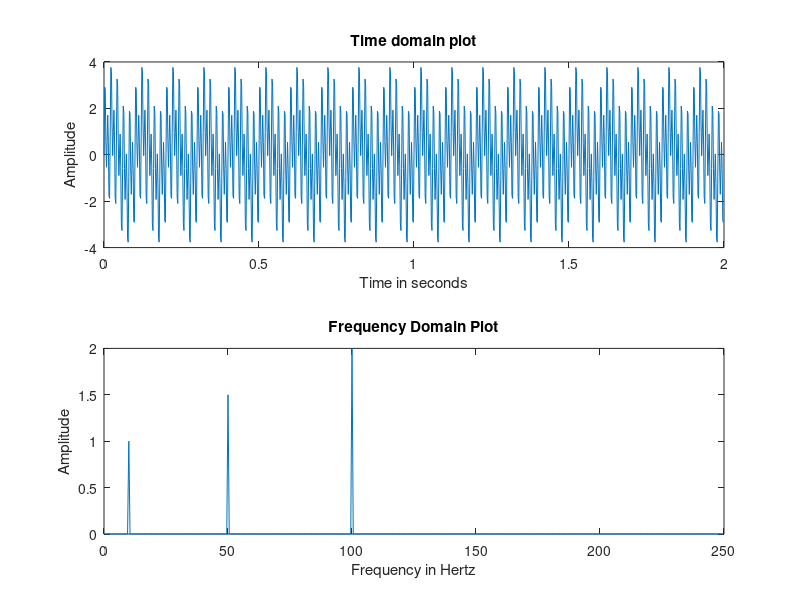
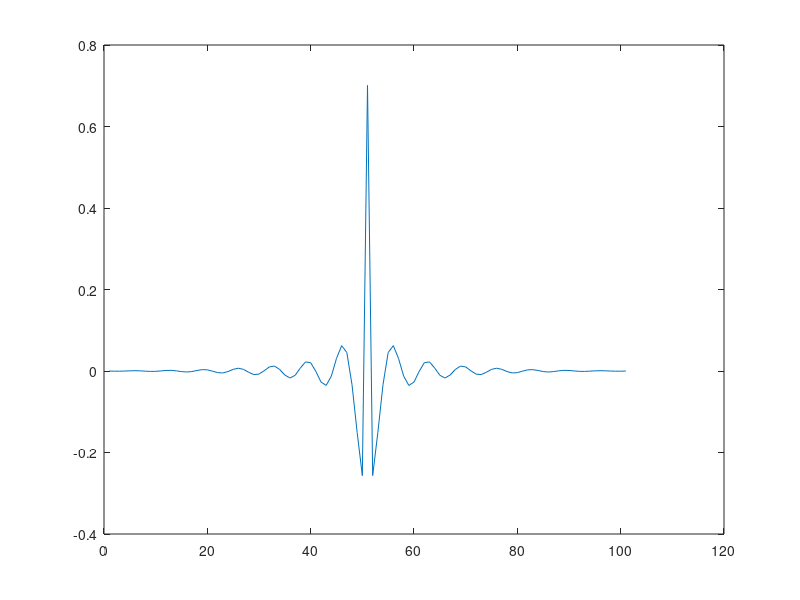
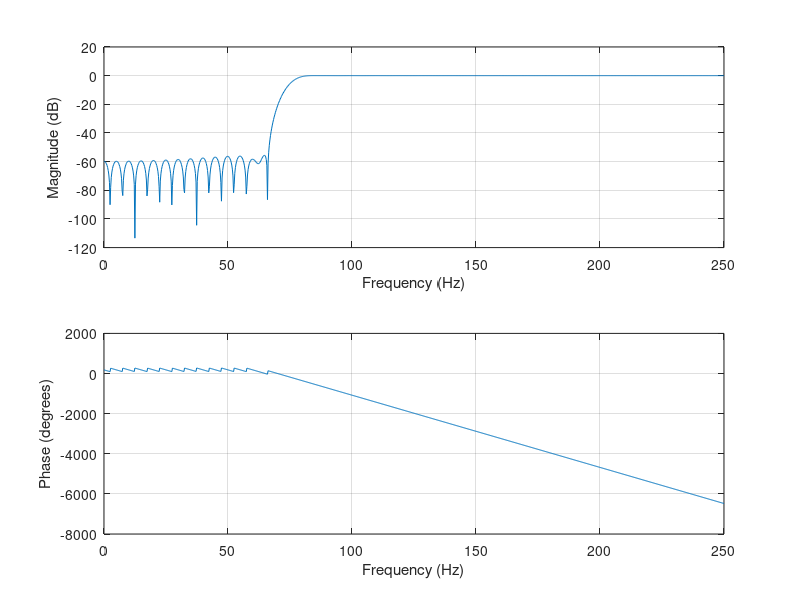
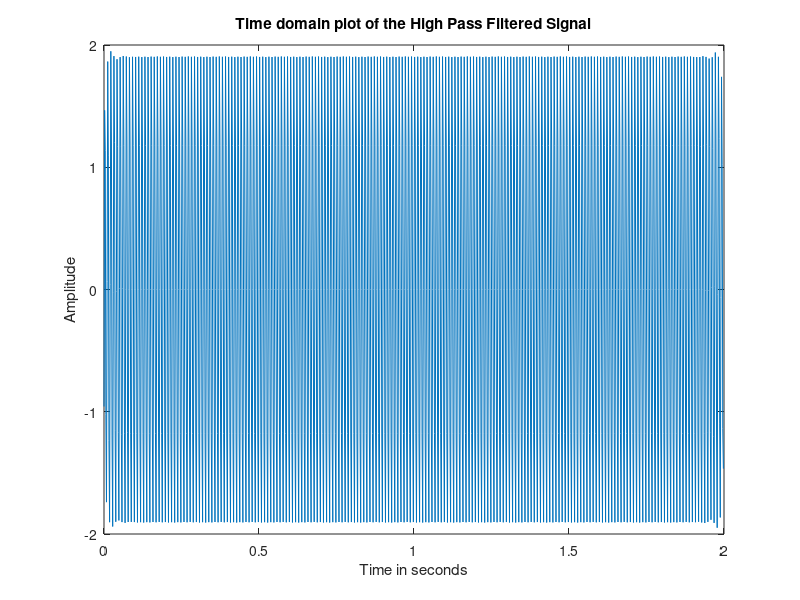

MATLAB code for these plots, in order:
clc 
close all 
clear all 
fs = 500; 
duration =2; 
N = fs*duration; 
t = 0:1/fs:duration - 1/fs; 
f1 =10; 
f2= 50; 
f3= 100; 
x = sin(2*pi*f1*t)+ 1.5*sin(2*pi*f2*t)+2*sin(2*pi*f3*t); 
figure(1); 
subplot(211); 
plot(t,x); 
title('Time domain plot'); 
xlabel('Time in seconds'); 
ylabel('Amplitude'); 
X = fft(x); 
X_oneside = X(1:N/2); 
f= fs*(0: N/2 -1)/N; 
X_meg = abs(X_oneside)/(N/2); 
subplot(212); 
plot(f, X_meg); 
xlabel('Frequency in Hertz'); 
ylabel('Amplitude'); 
title('Frequency Domain Plot'); 
Ntaps = 100; 
fc= 75; 
wc = fc/(fs/2); 
h= fir1(Ntaps, wc, 'high', hamming (Ntaps+1)) 
figure(2); 
plot(h); 
figure(3); 
freqz (h, 1, 1024, fs) 
output1 = conv(x,h, 'same'); 
figure(4); 
plot(t, output1); 
title('Time domain plot of the High Pass Filtered Signal'); 
xlabel('Time in seconds'); 
ylabel('Amplitude'); 
Output1 =fft(output1); 
Output1_oneside = Output1(1:N/2); 
f = fs*(0: N/2 -1)/N; 
Output1_meg= abs (Output1_oneside)/(N/2); 
figure(5);
plot(f, Output1_meg); 
xlabel('Frequency in Hertz'); 
ylabel('Amplitude'); 
title('Frequency Domain Plot');